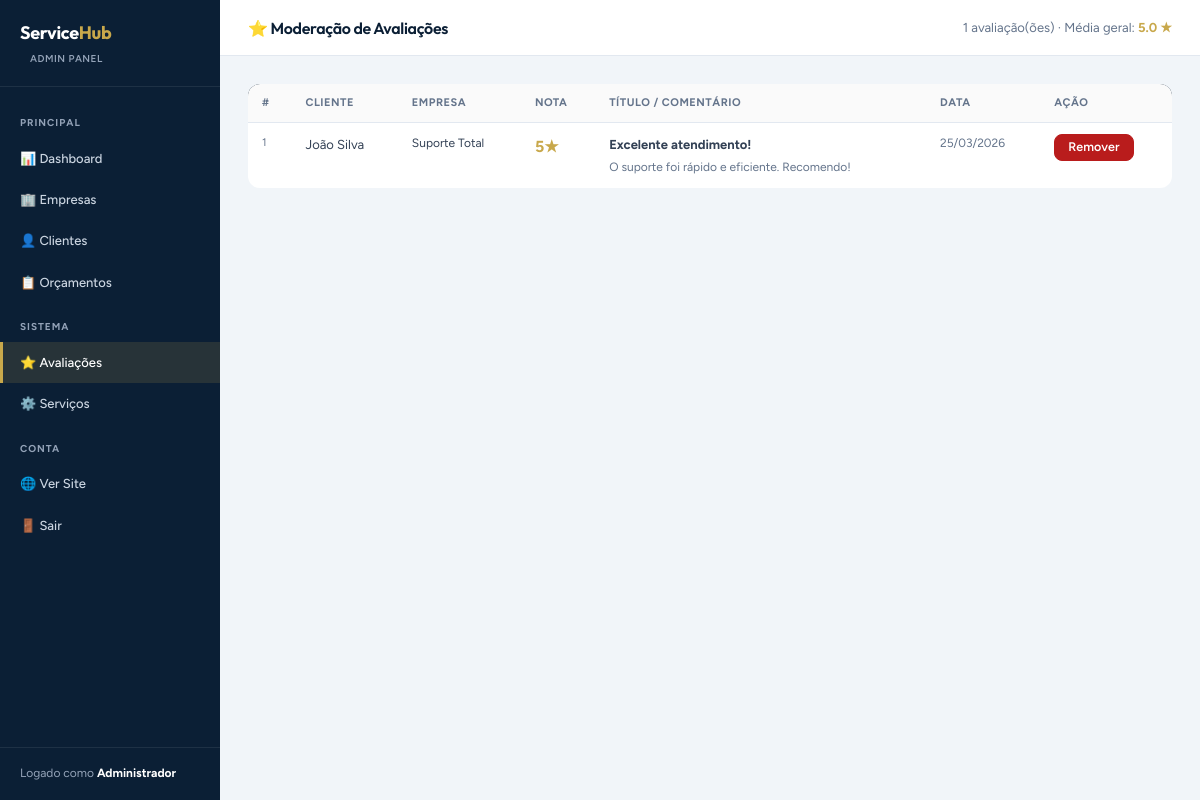
Before: /admin/avaliacoes.php (signed in) with the older database file.
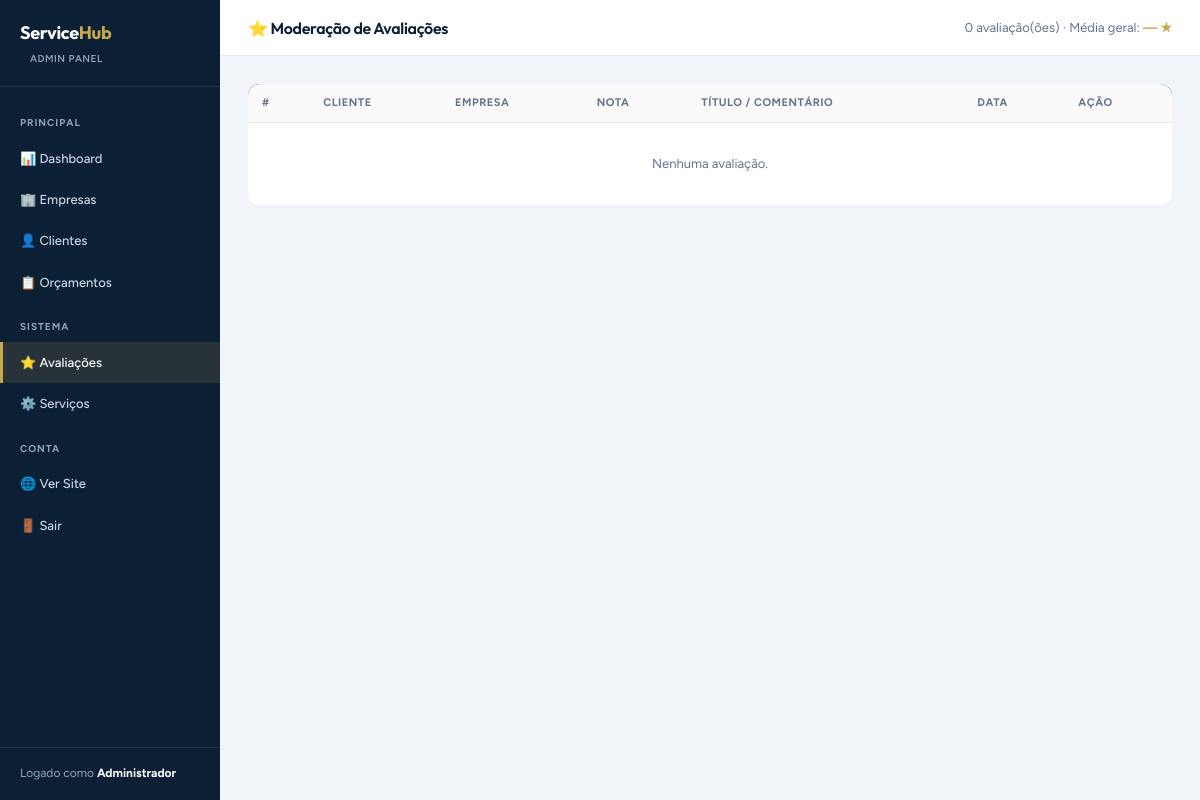
After: the same page with the newer database file.
### tables this page shows
CREATE TABLE avaliacoes (
    id            INT AUTO_INCREMENT PRIMARY KEY,
    orcamento_id  INT NOT NULL,
    cliente_id    INT NOT NULL,
    empresa_id    INT NOT NULL,
    nota          TINYINT NOT NULL COMMENT '1 a 5 estrelas',
    titulo        VARCHAR(100),
    comentario    TEXT,
    resposta      TEXT    COMMENT 'Resposta da empresa',
    created_at    TIMESTAMP DEFAULT CURRENT_TIMESTAMP,
    updated_at    TIMESTAMP DEFAULT CURRENT_TIMESTAMP ON UPDATE CURRENT_TIMESTAMP,
    CONSTRAINT nota_range CHECK (nota BETWEEN 1 AND 5),
    FOREIGN KEY (orcamento_id) REFERENCES orcamentos(id)  ON DELETE CASCADE,
    FOREIGN KEY (cliente_id)   REFERENCES clientes(id)    ON DELETE CASCADE,
    FOREIGN KEY (empresa_id)   REFERENCES empresas(id)    ON DELETE CASCADE,
    UNIQUE KEY uq_avaliacao_orcamento (orcamento_id)   
);

CREATE TABLE clientes (
    id INT AUTO_INCREMENT PRIMARY KEY,
    nome VARCHAR(100) NOT NULL,
    email VARCHAR(100) NOT NULL UNIQUE,
    senha VARCHAR(255) NOT NULL,
    telefone VARCHAR(20),
    endereco TEXT,
    cpf_cnpj VARCHAR(20),
    tipo ENUM('fisica','juridica') DEFAULT 'fisica',
    created_at TIMESTAMP DEFAULT CURRENT_TIMESTAMP,
    updated_at TIMESTAMP DEFAULT CURRENT_TIMESTAMP ON UPDATE CURRENT_TIMESTAMP
);

CREATE TABLE empresas (
    id INT AUTO_INCREMENT PRIMARY KEY,
    nome_empresa VARCHAR(100) NOT NULL,
    email VARCHAR(100) NOT NULL UNIQUE,
    senha VARCHAR(255) NOT NULL,
    cnpj VARCHAR(20) UNIQUE,
    telefone VARCHAR(20),
    endereco TEXT,
    descricao TEXT,
    logo VARCHAR(255),
    site VARCHAR(100),
    status TINYINT DEFAULT 1 COMMENT '1=Ativa, 0=Inativa',
    created_at TIMESTAMP DEFAULT CURRENT_TIMESTAMP,
    updated_at TIMESTAMP DEFAULT CURRENT_TIMESTAMP ON UPDATE CURRENT_TIMESTAMP
);

### admin/avaliacoes.php (the view, shortened to what this page needs)
<?php
require_once '../includes/config.php';
$page  = max(1, (int)($_GET['page'] ?? 1));
$limit = 20; $offset = ($page-1)*$limit;
$stmt = $pdo->prepare("
    SELECT a.*, c.nome AS cliente_nome, e.nome_empresa, s.nome AS servico_nome
    FROM avaliacoes a
    JOIN clientes c ON c.id = a.cliente_id
    JOIN empresas e ON e.id = a.empresa_id
    JOIN orcamentos o ON o.id = a.orcamento_id
    LEFT JOIN servicos s ON s.id = o.servico_id
    ORDER BY a.created_at DESC LIMIT ? OFFSET ?");
$stmt->bindValue(1,$limit,PDO::PARAM_INT);
$stmt->bindValue(2,$offset,PDO::PARAM_INT);
$stmt->execute(); $avaliacoes = $stmt->fetchAll();
$media = $pdo->query("SELECT ROUND(AVG(nota),1), COUNT(*) FROM avaliacoes")->fetch(PDO::FETCH_NUM);
?>
<!DOCTYPE html>
<html lang="pt-BR">
<head>
  <link rel="stylesheet" href="../css/estilo.css">
</head>
<body>
<aside class="admin-sidebar">
  <div class="sidebar-logo"><h1>Service<span>Hub</span></h1><div class="badge">ADMIN PANEL</div></div>
  <nav class="sidebar-nav">
    <div class="section-label">Principal</div>
    <a href="index.php">📊 Dashboard</a>
    <a href="empresas.php">🏢 Empresas</a>
    <a href="clientes.php">👤 Clientes</a>
    <a href="orcamentos.php">📋 Orçamentos</a>
    <div class="section-label">Sistema</div>
    <a href="avaliacoes.php" class="active">⭐ Avaliações</a>
    <a href="servicos.php">⚙️ Serviços</a>
    <div class="section-label">Conta</div>
    <a href="../index.php" target="_blank">🌐 Ver Site</a>
    <a href="logout.php">🚪 Sair</a>
  </nav>
  <div class="sidebar-footer" style="font-size:12px;color:var(--slate);">Logado como <strong style="color:#fff;"><?= htmlspecialchars($_SESSION['admin_nome']) ?></strong></div>
</aside>
<div class="main-wrap">
  <div class="top-bar">
    <h2 style="font-size:16px;font-weight:600;">⭐ Moderação de Avaliações</h2>
    <span style="font-size:13px;color:var(--text-muted);"><?= $media[1] ?> avaliação(ões) · Média geral: <strong style="color:var(--gold);"><?= $media[0] ?? '—' ?> ★</strong></span>
  </div>
  <div class="content">
    <table class="admin-table">
      <thead><tr><th>#</th><th>Cliente</th><th>Empresa</th><th>Nota</th><th>Título / Comentário</th><th>Data</th><th>Ação</th></tr></thead>
      <tbody>
        <?php foreach ($avaliacoes as $a): ?>
        <tr>
          <td style="color:var(--text-muted);font-size:11px;"><?= $a['id'] ?></td>
          <td><?= htmlspecialchars($a['cliente_nome']) ?></td>
          <td style="font-size:12px;"><?= htmlspecialchars($a['nome_empresa']) ?></td>
          <td>
            <span style="font-size:16px;font-weight:700;color:var(--gold);"><?= $a['nota'] ?>★</span>
          </td>
          <td>
            <?php if ($a['titulo']): ?><strong style="font-size:13px;"><?= htmlspecialchars($a['titulo']) ?></strong><br><?php endif; ?>
            <?php if ($a['comentario']): ?><span style="font-size:12px;color:var(--text-muted);"><?= htmlspecialchars(mb_substr($a['comentario'],0,100)) ?><?= strlen($a['comentario'])>100?'…':'' ?></span><?php endif; ?>
          </td>
          <td style="font-size:12px;color:var(--text-muted);"><?= date('d/m/Y', strtotime($a['created_at'])) ?></td>
          <td>
            <a href="avaliacoes.php?delete=<?= $a['id'] ?>" class="btn btn-sm btn-danger"
               onclick="return confirm('Excluir esta avaliação?')">Remover</a>
          </td>
        </tr>
        <?php endforeach; ?>
        <?php if (empty($avaliacoes)): ?>
        <tr><td colspan="7" style="text-align:center;padding:30px;color:var(--text-muted);">Nenhuma avaliação.</td></tr>
        <?php endif; ?>
      </tbody>
    </table>
  </div>
</div>
</body>
</html>

Changed rows visible on the page:
removed avaliacoes: id "1", cliente.nome "João Silva", empresa.nome_empresa "Suporte Total", nota "5", titulo "Excelente atendimento!", comentario "O suporte foi rápido e eficiente. Recomendo!", created_at "25/03/2026"
Other visible differences:
$media[1]: "1" → "0"
$media[0]: "5.0" → "—"
text now shown: "Nenhuma avaliação."
